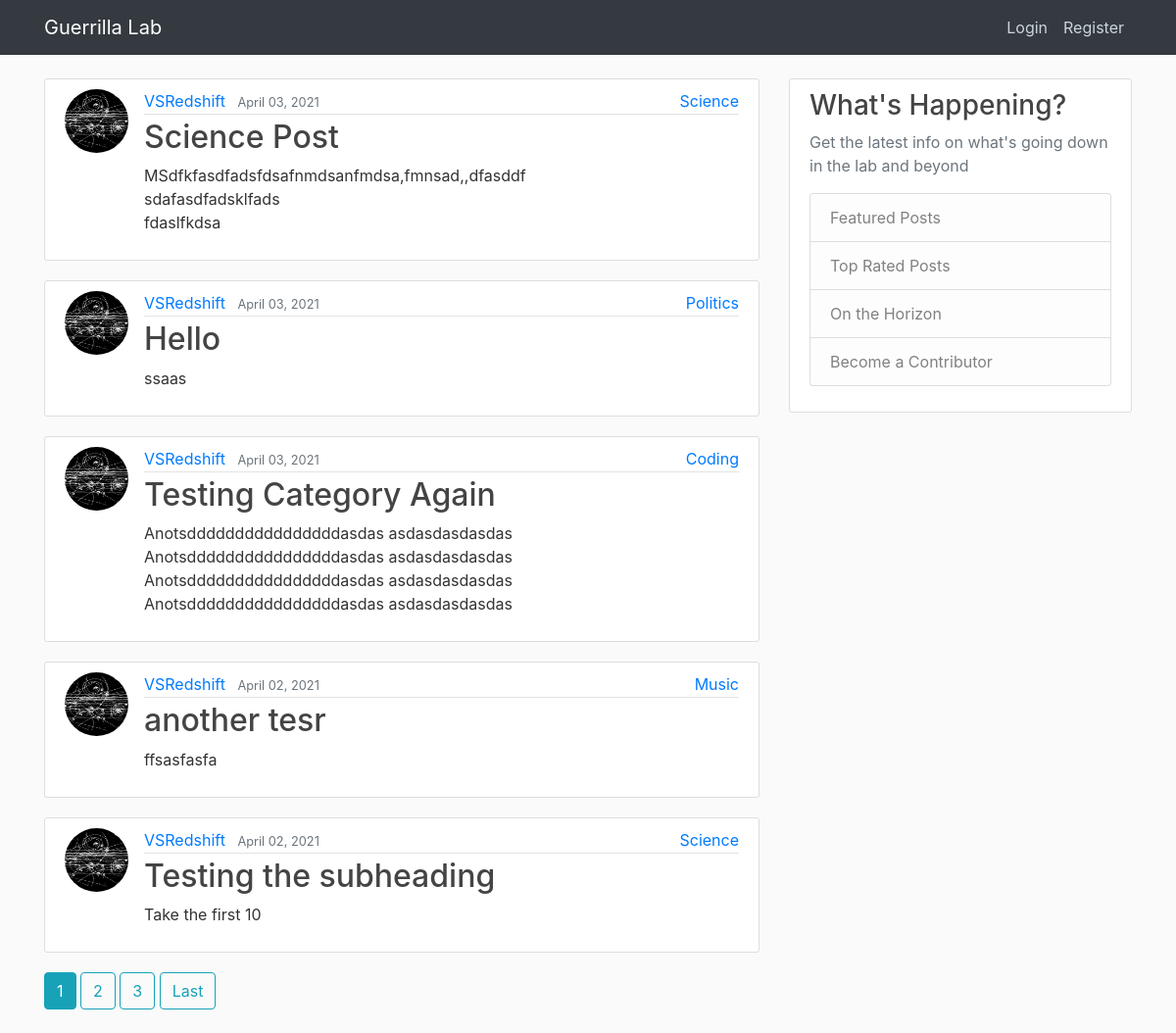
The page / on the database its author committed.
### blog/models.py (models this page shows, shortened)
class Post(models.Model):
    title = models.CharField(max_length=100)
    content = models.TextField()
    subheading = models.TextField(max_length=255, blank=True, default=None)
    date_posted = models.DateTimeField(default=timezone.now)
    author = models.ForeignKey(User, on_delete=models.CASCADE)
    category = models.CharField(max_length=30, default=None)
    tags = TaggableManager(blank=True)

### users/models.py (models this page shows, shortened)
class Profile(models.Model):
    user = models.OneToOneField(User, on_delete=models.CASCADE)
    bio = models.TextField(max_length=1000)
    image = models.ImageField(default='default.jpg', upload_to='profile_pics')

### blog/views.py (the view)
# urls.py: path('', PostListView.as_view(), name='blog-home'),
class PostListView(ListView):
    model = Post
    template_name = 'blog/home.html'    # <app>/<model>_<viewtype>.html
    context_object_name = 'posts'
    ordering = ['-date_posted']         # Show newest posts first
    paginate_by = 5                     # Set number of posts per page

### blog/templates/blog/home.html (shortened to what this page needs)
{% extends "blog/base.html" %}
{% block content %}
    {% for post in posts %}
        <article class="media content-section">
            <img
                class="rounded-circle article-img"
                src="{{ post.author.profile.image.url }}"
                alt=""
            />
            <div class="media-body article-top">
                <div class="article-metadata">
                    <a class="mr-2" href="{% url 'user-posts' post.author.username %}">{{ post.author }}</a>
                    <small class="text-muted"
                        >{{ post.date_posted|date:"F d, Y" }} </small
                    >
                    <a href="#" class="article-category">{{ post.category }}</a>
                </div>
                <h2>
                    <a class="article-title" href="{% url 'post-detail' post.id %}"
                        >{{ post.title }}</a
                    >
                </h2>
                {% if post.subheading %}
                    <p class="article-content">{{ post.subheading|safe }}</p>
                {% else %}
                    <p class="article-content">{{ post.content|safe|slice:"0:200" }}</p>
                {% endif %}
            </div>
        </article>
    {% endfor %}
    {% if is_paginated %}
        {% for num in page_obj.paginator.page_range %}
            {% if page_obj.number == num %}
                <a class="btn btn-info mb-4" href="?page={{ num }}">{{ num }}</a>
            {% elif num > page_obj.number|add:'-3' and num < page_obj.number|add:'3' %}
                <a class="btn btn-outline-info mb-4" href="?page={{ num }}">{{ num }}</a>
            {% endif %}
        {% endfor %}
        {% if page_obj.has_next %}
            <a class="btn btn-outline-info mb-4" href="?page={{ page_obj.paginator.num_pages }}">Last</a>
        {% endif %}
    {% endif %}
{% endblock content %}

### blog/static/blog/main.css (style rules this page uses)
:root { --primary-color: #111; --secondary-color: #f4f4f4; --tertiary-color: #333; }
body { background: #fafafa; color: #333333; margin-top: 5rem; }
h1, h2, h3, h4, h5, h6 { color: #444444; }
.content-section { background: #ffffff; padding: 10px 20px; border: 1px solid #dddddd; border-radius: 3px; margin-bottom: 20px; }
.article-title { color: #444444; }
.article-content { white-space: pre-line; }
.article-img { height: 65px; width: 65px; margin-right: 16px; }
.article-metadata { padding-bottom: 1px; margin-bottom: 4px; border-bottom: 1px solid #e3e3e3; }
.article-top { position: relative; }
.article-category { position: absolute; right: 0; }

### rows shown on the page
Post: author.profile.image (picture), author "VSRedshift", date_posted "April 03, 2021", category "Science", title "Science Post", subheading "MSdfkfasdfadsfdsafnmdsanfmdsa,fmnsad,,dfasddf sdafasdfadsklfads fdaslfkdsa"
Post: author.profile.image (picture), author "VSRedshift", date_posted "April 03, 2021", category "Politics", title "Hello", subheading "ssaas"
Post: author.profile.image (picture), author "VSRedshift", date_posted "April 03, 2021", category "Coding", title "Testing Category Again", subheading "Anotsddddddddddddddddasdas asdasdasdasdas Anotsddddddddddddddddasdas asdasdasdasdas Anotsddddddddddddddddasdas asdasdasdasdas Anotsddddddddddddddddasdas asdasdasdasdas"
Post: author.profile.image (picture), author "VSRedshift", date_posted "April 02, 2021", category "Music", title "another tesr", subheading "ffsasfasfa"
Post: author.profile.image (picture), author "VSRedshift", date_posted "April 02, 2021", category "Science", title "Testing the subheading", subheading "Take the first 10"

### other values the page prints
{{ num }} "1"
{{ num }} "2" "3"
